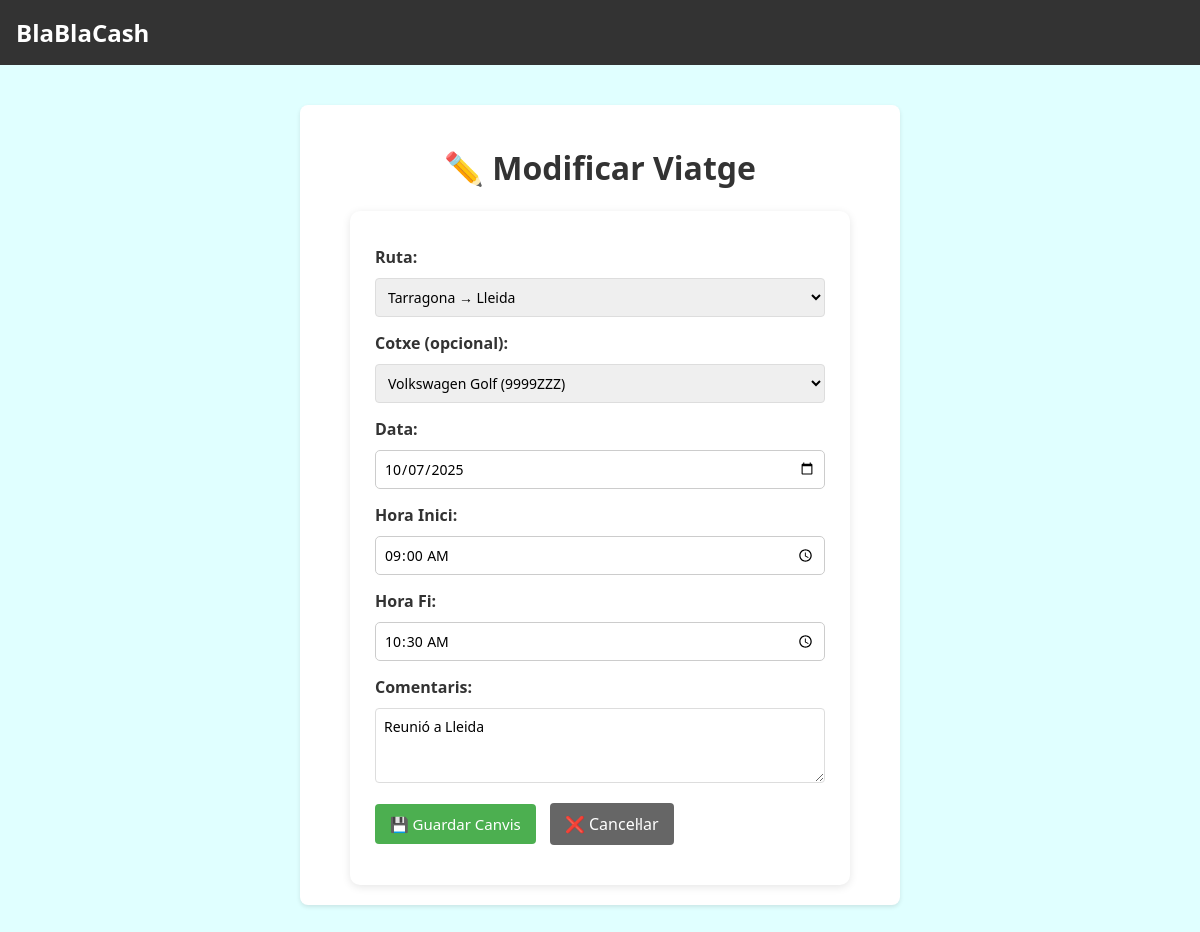
Screenshot of /modificar.php?id=3 (signed in) with the database file from the repository.
### tables this page shows
CREATE TABLE IF NOT EXISTS `horaris` (
  `id` int NOT NULL AUTO_INCREMENT,
  `usuari_id` int NOT NULL,
  `ruta_id` int NOT NULL,
  `cotxe_id` int DEFAULT NULL,
  `data` date NOT NULL,
  `hora_inici` time NOT NULL,
  `hora_fi` time DEFAULT NULL,
  `comentaris` text,
  PRIMARY KEY (`id`),
  KEY `usuari_id` (`usuari_id`),
  KEY `ruta_id` (`ruta_id`),
  KEY `cotxe_id` (`cotxe_id`)
);

### modificar.php (the view, shortened to what this page needs)
<?php
require_once "connexio.php";
$idUsuari = $_SESSION['usuari_id'];
if (isset($_GET['id'])) {
    $id = intval($_GET['id']);
    $sql = "SELECT h.*, r.id as ruta_id, c.id as cotxe_id
            FROM horaris h
            LEFT JOIN rutes r ON h.ruta_id = r.id
            LEFT JOIN cotxes c ON h.cotxe_id = c.id
            WHERE h.id = ? AND h.usuari_id = ?";
    $stmt = $conn->prepare($sql);
    $stmt->bind_param("ii", $id, $idUsuari);
    $stmt->execute();
    $viatge = $stmt->get_result()->fetch_assoc();
}
$rutes = $conn->query("SELECT id, origen, desti FROM rutes ORDER BY origen");
$cotxes = $conn->prepare("SELECT id, marca, model, matricula FROM cotxes WHERE usuari_id = ?");
$cotxes->bind_param("i", $idUsuari);
$cotxes->execute();
$cotxesResult = $cotxes->get_result();
?>
<!DOCTYPE html>
<html lang="ca">
<head>
    <link rel="stylesheet" href="css/estilo.css">
</head>
<body>
    <header class="main-header">
        <div class="logo">
            <a href="index.php">BlaBlaCash</a>
        </div>
    </header>
    <div class="container">
        <h1>✏️ Modificar Viatge</h1>
        <form method="post">
            <div class="form-group">
                <label for="ruta_id">Ruta:</label>
                <select name="ruta_id" id="ruta_id" required>
                    <?php while ($r = $rutes->fetch_assoc()): ?>
                        <option value="<?php echo $r['id']; ?>"
                            <?php echo ($r['id'] == $viatge['ruta_id']) ? 'selected' : ''; ?>>
                            <?php echo htmlspecialchars($r['origen'] . " → " . $r['desti']); ?>
                        </option>
                    <?php endwhile; ?>
                </select>
            </div>
            <div class="form-group">
                <label for="cotxe_id">Cotxe (opcional):</label>
                <select name="cotxe_id" id="cotxe_id">
                    <?php while ($c = $cotxesResult->fetch_assoc()): ?>
                        <option value="<?php echo $c['id']; ?>"
                            <?php echo ($c['id'] == $viatge['cotxe_id']) ? 'selected' : ''; ?>>
                            <?php echo htmlspecialchars($c['marca'] . " " . $c['model'] . " (" . $c['matricula'] . ")"); ?>
                        </option>
                    <?php endwhile; ?>
                </select>
            </div>
            <div class="form-group">
                <label for="data">Data:</label>
                <input type="date" name="data" id="data"
                    value="<?php echo htmlspecialchars($viatge['data']); ?>" required>
            </div>
            <div class="form-group">
                <label for="hora_inici">Hora Inici:</label>
                <input type="time" name="hora_inici" id="hora_inici"
                    value="<?php echo htmlspecialchars($viatge['hora_inici']); ?>" required>
            </div>
            <div class="form-group">
                <label for="hora_fi">Hora Fi:</label>
                <input type="time" name="hora_fi" id="hora_fi"
                    value="<?php echo htmlspecialchars($viatge['hora_fi']); ?>">
            </div>
            <div class="form-group">
                <label for="comentaris">Comentaris:</label>
                <textarea name="comentaris" id="comentaris" rows="3"><?php echo htmlspecialchars($viatge['comentaris']); ?></textarea>
            </div>
            <div class="form-group">
                <button type="submit" class="btn">💾 Guardar Canvis</button>
                <a href="editar.php" class="btn btn-cancel">❌ Cancel·lar</a>
            </div>
        </form>
    </div>
</body>
</html>

### css/estilo.css (style rules this page uses)
:root { --color-fons: #f3f4f6; --color-text: #333; --color-principal: #007bff; --color-principal-hover: #0056b3; --color-exit: #dc3545; --color-exit-hover: #a71d2a; --color-success: #28a745; --color-success-hover: #1e7e34; }
* { box-sizing: border-box; font-family: "Segoe UI", Arial, sans-serif; }
body { background-color: var(--color-fons); color: var(--color-text); margin: 0; padding: 20px; }
h1, h2, h3 { text-align: center; color: var(--color-text); }
.container { max-width: 800px; margin: 0 auto; background: #fff; padding: 20px; border-radius: 10px; box-shadow: 0 2px 8px rgba(0,0,0,0.1); }
form { background: white; max-width: 500px; margin: 0 auto; padding: 25px; border-radius: 10px; box-shadow: 0 2px 8px rgba(0,0,0,0.1); }
label { display: block; margin-top: 10px; font-weight: bold; }
input[type="text"], input[type="email"], input[type="password"], input[type="date"], input[type="time"], select, textarea { width: 100%; padding: 8px; margin-top: 5px; border: 1px solid #ccc; border-radius: 5px; font-size: 14px; }
textarea { resize: vertical; }
button, a.boto { display: inline-block; padding: 10px 15px; border: none; border-radius: 5px; color: white; font-size: 15px; cursor: pointer; text-decoration: none; transition: background 0.2s ease; }
button { background-color: var(--color-principal); }

### modificar.php (style rules this page uses)
body { background-color: #e0ffff; font-family: Arial, sans-serif; margin: 0; padding: 0; }
.main-header { background: #333; padding: 1rem; display: flex; justify-content: flex-end; align-items: center; position: relative; }
.logo { margin-right: auto; }
.logo a { color: white; text-decoration: none; font-size: 1.5rem; font-weight: bold; transition: color 0.3s; }
.container { max-width: 600px; margin: 40px auto; padding: 20px; background: white; border-radius: 8px; box-shadow: 0 2px 4px rgba(0,0,0,0.1); }
.form-group { margin-bottom: 15px; }
label { display: block; margin-bottom: 5px; font-weight: bold; }
input, select, textarea { width: 100%; padding: 8px; border: 1px solid #ddd; border-radius: 4px; box-sizing: border-box; }
.btn { background: #4CAF50; color: white; padding: 10px 15px; border: none; border-radius: 4px; cursor: pointer; text-decoration: none; display: inline-block; margin-right: 10px; }
.btn-cancel { background: #666; }

### rows the page displays
horaris: data "10/07/2025", hora_inici "09:00:00", hora_fi "10:30:00", comentaris "Reunió a Lleida"

### other values shown
form field ruta_id "Tarragona → Lleida"
form field cotxe_id "Volkswagen Golf (9999ZZZ)"
